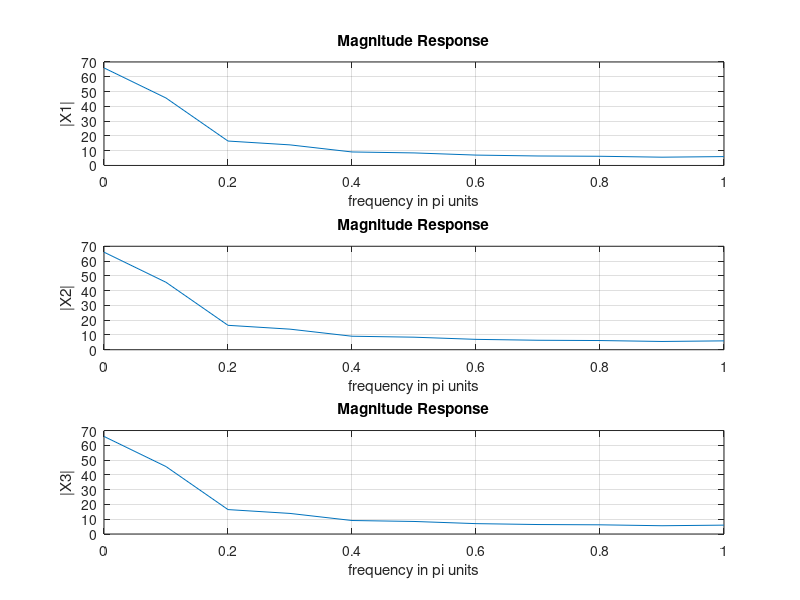
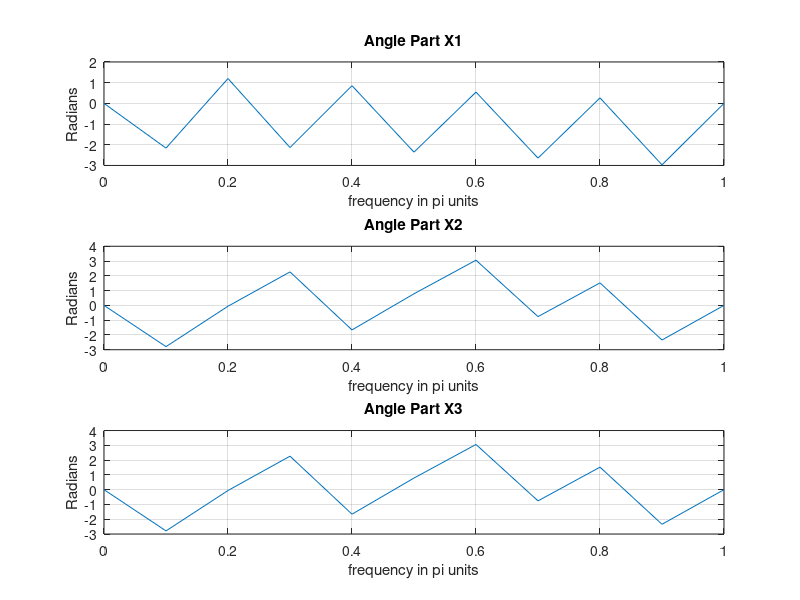

MATLAB code for these plots, in order:
x1 = 1:11;%random signal
n1 = 0:10;
k = 0:10;
w = (pi/10)*k;
X1 = x1 * (exp(-j*pi/10)).^(n1'*k);%DTFT of X(n)
n2 = 2:12;
X2 = x1 * (exp(-j*pi/10)).^(n2'*k);%DTFT of X(n-2)
X3 = ((exp(-j*pi/10)).^(2*k)).*X1;%%DTFT using property
magX = abs(X1) ;
angX =angle(X1);
magX1 = abs(X2) ;
angX1 =angle(X2);
magX2 = abs(X3) ;
angX2 =angle(X3);
% figure
% stem(w/pi,real(X1));
% figure
% stem(w/pi,real(X2));
% figure
% stem(w/pi,real(X3));
% figure
subplot(3,1,1);
plot(w/pi, abs(X1));
grid;
xlabel('frequency in pi units'); ylabel(' |X1| ');
title('Magnitude Response');
subplot(3,1,2);


plot(w/pi,abs(X2));
grid;
xlabel('frequency in pi units'); ylabel(' |X2| ');
title('Magnitude Response');
subplot(3,1,3);

plot(w/pi,abs(X3));
grid;
xlabel('frequency in pi units'); ylabel(' |X3| ');
title('Magnitude Response');

figure
subplot(3,1,1);
plot(w/pi,angX); grid; % Plot angle of X1
xlabel('frequency in pi units'); title('Angle Part X1');
ylabel('Radians');
subplot(3,1,2);
plot(w/pi,angX1); grid; % Plot angle of X2
xlabel('frequency in pi units'); title('Angle Part X2'); 
ylabel('Radians');
subplot(3,1,3);
plot(w/pi,angX2); grid; % Plot angle of X3
xlabel('frequency in pi units'); title('Angle Part X3'); 
ylabel('Radians');

